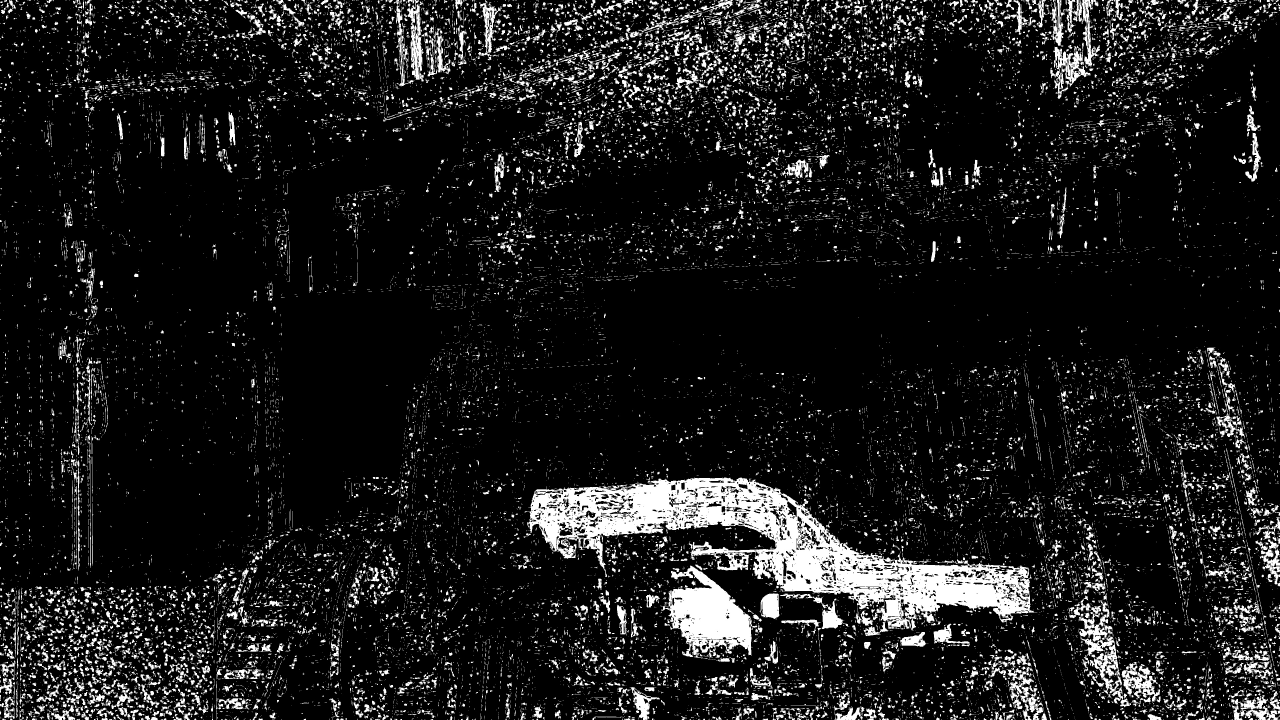
#> input picture Image-Masking/mask_pics/MASK.jpg, 3840 x 2160 px, found by its file name (shown at 1/3 size)
$ python try.py
#> lines starting #> are read from the running program, lines starting #| are printed output that depends on the picture
#!/usr/bin/env python3

import time
from pathlib import Path
import cv2 as cv
import depthai as dai
import numpy as np
import argparse

def mse():  # mean squared error
    img1 = cv.imread("Image-Masking\mask_pics\MASK.jpg")
    img2 = cv.imread("Image-Masking\mask_pics\RESULT.jpg")
    height, width = img1.shape[:2]
    diffImg = cv.subtract(img1, img2)
    err = np.sum(diffImg**2)
    ans = err/(float(height*width))  # Closer to 0 is betterr
    return ans, diffImg

def filterImage(std, na):
    std = cv.cvtColor(std, cv.COLOR_BGR2HSV)
    na = cv.cvtColor(na, cv.COLOR_BGR2HSV)

    subtract = cv.subtract(std,na)
    subtract = cv.cvtColor(subtract, cv.COLOR_HSV2BGR)
    subtract = cv.cvtColor(subtract, cv.COLOR_BGR2GRAY)
    print("something")

    # result = cv.fastNlMeansDenoising(subtract,(3,3))
    # result = cv.bilateralFilter(subtract, 9, 75,75)
    # result[result < 40] = 0
    # result[result > 10] = 255

    return subtract

# Function filter orange into black image
def orange2Black(image):
    ORANGE_MIN = np.array([5, 50, 50], np.uint8)
    ORANGE_MAX = np.array([15, 255, 255], np.uint8)

    hsv_img = cv.cvtColor(image, cv.COLOR_BGR2HSV)

    frame_threshed = cv.inRange(hsv_img, ORANGE_MIN, ORANGE_MAX)
    cv.imwrite('output2.jpg', frame_threshed)


# -----------------------------------------OAK CAMERA SETUP-----------------------------------------#

# fixed focus setup
# camFocalLenth = 115
lensPos = 150
brightness = 0
BRIGHT_STEP = 1
LENS_STEP = 3
ref = cv.imread('Image-Masking\mask_pics\\MASK.jpg')
#> ref is the input picture: shape (2160, 3840, 3); min 0, max 255, mean 26.6
na = cv.imread('Image-Masking\mask_pics\\NONE.jpg')
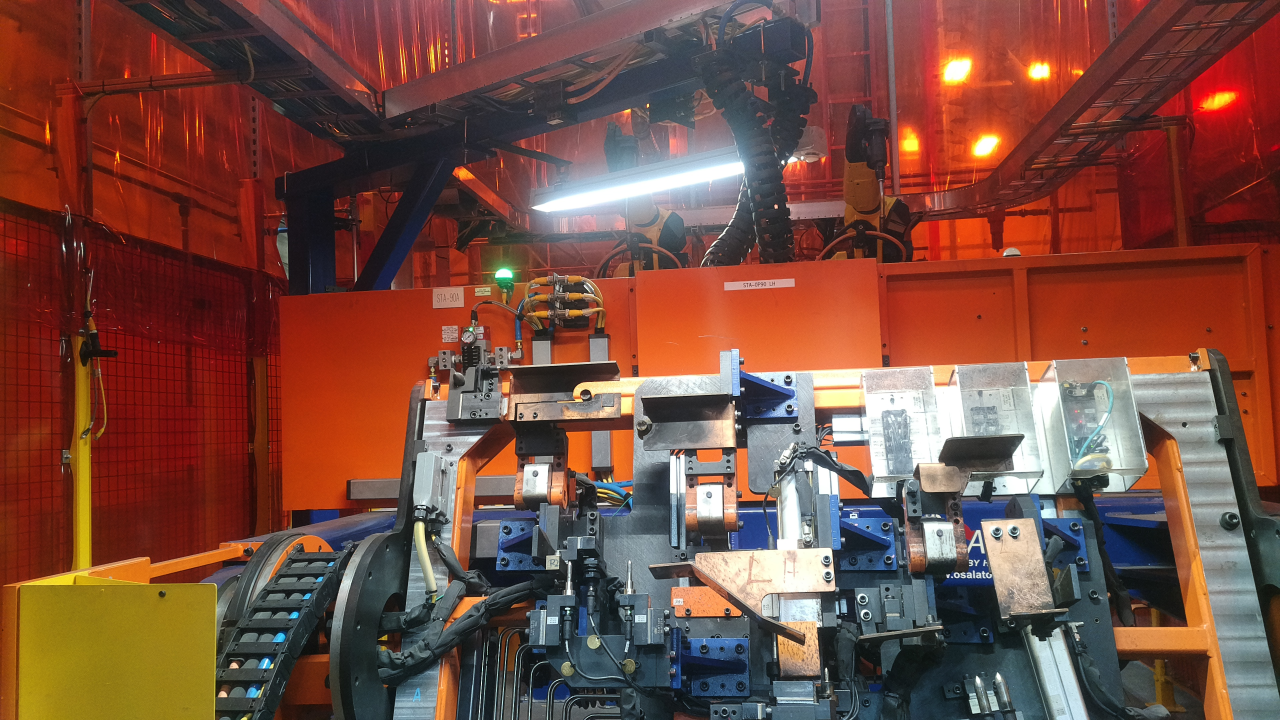
#> input picture Image-Masking/mask_pics/NONE.jpg, 3840 x 2160 px, found by its file name (shown at 1/3 size)
#> na is the input picture: shape (2160, 3840, 3); mean B, G, R 65.5, 77.2, 120.3
test = cv.imread('Image-Masking\mask_pics\\FRAME.jpg')
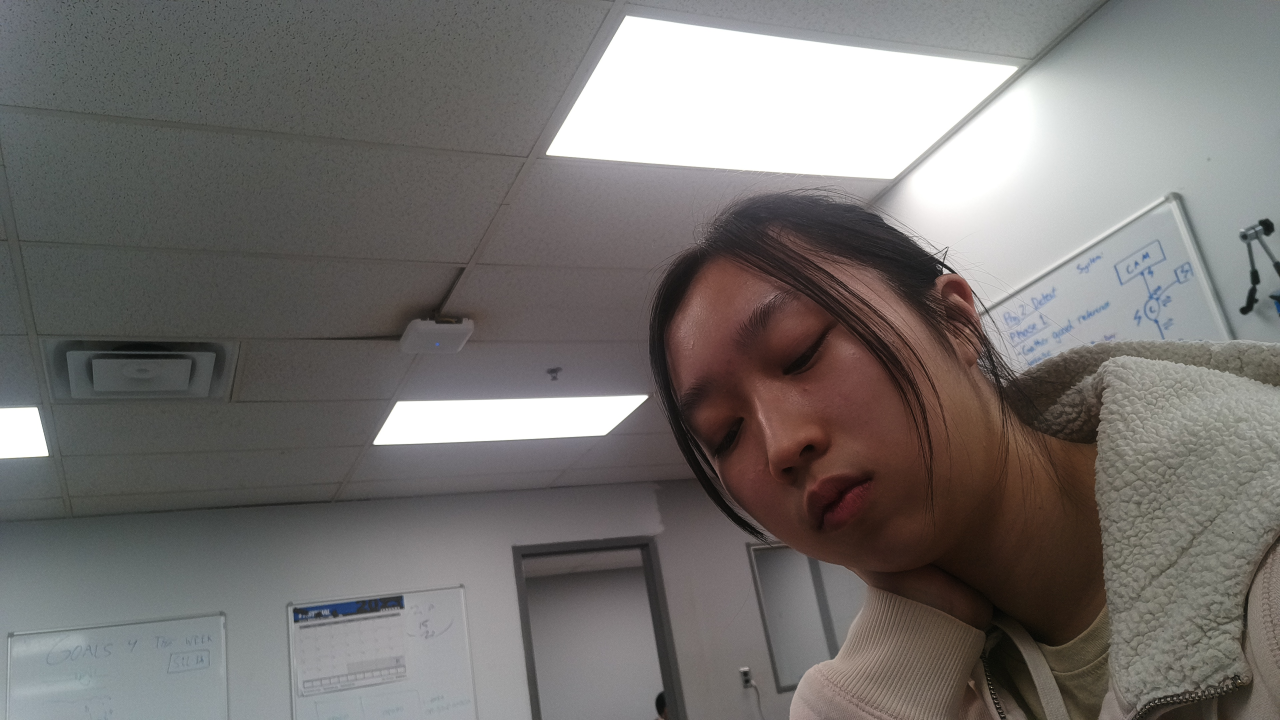
#> input picture Image-Masking/mask_pics/FRAME.jpg, 3840 x 2160 px, found by its file name (shown at 1/3 size)
#> test is the input picture: shape (2160, 3840, 3); mean B, G, R 112, 114.2, 117.6

def clamp(num, v0, v1):
    return max(v0, min(num, v1))


# Create pipeline
#> (the run stopped early here; a loop or call above may not have finished)
